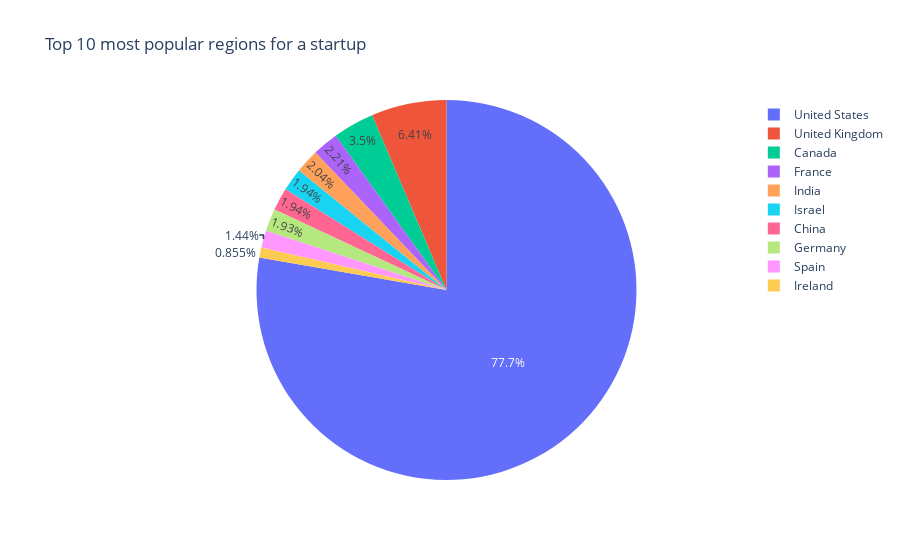

This figure's notebook cell:
### Markdown cell above
This is obvious, because venture capitals are provided by professional investors and give startups way more funding

### Code cell
top_countries = df['country'].value_counts()[:10]
fig = px.pie(values=top_countries, names=top_countries.index, title='Top 10 most popular regions for a startup');
fig.show()

### Figure 1 — Plotly figure (JSON) as saved in the notebook; plotly's stock layout.template omitted (floating-point values rounded to 4 significant figures)
{"data": [{"domain": {"x": [0, 1], "y": [0, 1]}, "hovertemplate": "label=%{label}<br>value=%{value}<extra></extra>", "labels": ["United States", "United Kingdom", "Canada", "France", "India", "Israel", "China", "Germany", "Spain", "Ireland"], "legendgroup": "", "name": "", "showlegend": true, "type": "pie", "values": [19097, 1574, 861, 544, 500, 476, 476, 473, 354, 210]}], "layout": {"legend": {"tracegroupgap": 0}, "title": {"text": "Top 10 most popular regions for a startup"}}}
